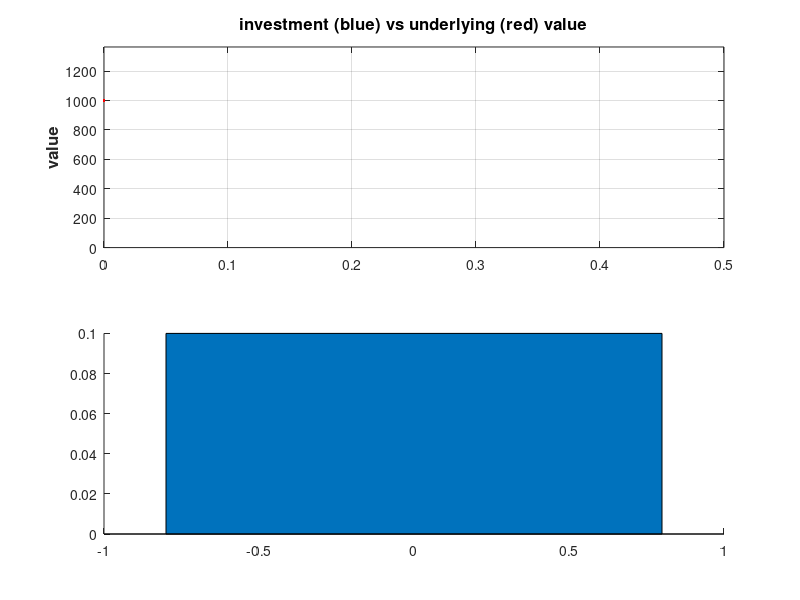

Source code (MATLAB): (Note: this script raises an error after producing the figure.)
% This script illustrates the CPPI (constant proportion portfolio insurance) dynamic strategy
% see Meucci, A. (2010) "Review of Dynamic Allocation Strategies - Convex versus Concave Management"
% available at http://ssrn.com/abstract=1635982

clear; clc; close all;
%%%%%%%%%%%%%%%%%%%%%%%%%%%%%%%%%%%%%%%%%%%%%%%%%%%%%%%%%%%%%%%%%%%%%%%%%%%%%%%%%%%%%%%%%%%%%%%%%%%%%%%%%%%%%%%%%%%%%%%%%%%%%%%%%%%%%%
% input parameters

Initial_Investment = 1000;
Time_Horizon = 6/12; % in years
Time_Step = 1/252; % in years

m=0.2;  % yearly expected return on the underlying
s=0.40; % yearly expected percentage volatility on the stock index
r=0.04; % risk-free (money market) interest rate

NumSimul=30000;

%%%%%%%%%%%%%%%%%%%%%%%%%%
% floor today (will evolve at the risk-free rate), e.g.: 950
Floor = 980;
% leverage on the cushion between your money and the floor, e.g. 3
Multiple_CPPI = 5;


%%%%%%%%%%%%%%%%%%%%%%%%%%%%%%%%%%%%%%%%%%%%%%%%%%%%%%%%%%%%%%%%%%%%%%%%%%%%%%%%%%%%%%%%%%%%%%%%%%%%%%%%%%%%%%%%%%%%%%%%%%%%%%%%%%%%%%
% initialize values
Underlying_Index=Initial_Investment;  % value of the underlyting at starting time, normalzed to equal investment
Start=Underlying_Index;
Elapsed_Time=0;
Portfolio_Value=Initial_Investment;

Cushion=max(0,Portfolio_Value-Floor);
Underlyings_in_Portfolio=min(Portfolio_Value,max(0,Multiple_CPPI*Cushion));
Cash_in_Portfolio=Portfolio_Value-Underlyings_in_Portfolio;
Underlying_in_Portfolio_Percent = Underlyings_in_Portfolio./Portfolio_Value;


Underlyings_in_Portfolio=Portfolio_Value*Underlying_in_Portfolio_Percent;
Cash_in_Portfolio=Portfolio_Value-Underlyings_in_Portfolio;

% initialize parameters for the plot (no theory in this)
close all;
Portfolio_Series=Portfolio_Value;
Market_Series=Underlying_Index;
Percentage_Series=Underlying_in_Portfolio_Percent;

% asset evolution and portfolio rebalancing
while Elapsed_Time < Time_Horizon -10^(-5)  % add this term to avoid errors
    % time elapses...
    Elapsed_Time=Elapsed_Time+Time_Step;
    
    % ...asset prices evolve and portfolio takes on new value...
    Multiplicator = exp((m-s^2/2)*Time_Step+s*sqrt(Time_Step)*randn(NumSimul,1));
    Underlying_Index = Underlying_Index.*Multiplicator;
    Underlyings_in_Portfolio = Underlyings_in_Portfolio.*Multiplicator;
    Cash_in_Portfolio = Cash_in_Portfolio*exp(r*Time_Step);
    Portfolio_Value = Underlyings_in_Portfolio+Cash_in_Portfolio;
    
    % ...and we rebalance our portfolio
    Floor=Floor*exp(r*Time_Step);
    Cushion=max(0,Portfolio_Value-Floor);
    Underlyings_in_Portfolio=min(Portfolio_Value,max(0,Multiple_CPPI*Cushion));
    Cash_in_Portfolio=Portfolio_Value-Underlyings_in_Portfolio;
    Underlying_in_Portfolio_Percent = Underlyings_in_Portfolio./Portfolio_Value;
    
    
    % store one path for the movie (no theory in this)
    Portfolio_Series = [Portfolio_Series Portfolio_Value(1)];
    Market_Series=[Market_Series Underlying_Index(1)];
    Percentage_Series=[Percentage_Series Underlying_in_Portfolio_Percent(1)];
end

% play the movie for one path
Time=[0:Time_Step:Time_Horizon];
y_max=max([Portfolio_Series Market_Series])*1.2;
for i=1:length(Time)
    subplot(2,1,1);
    plot(Time(1:i),Portfolio_Series(1:i),'linewidth',2.5,'color','b');
    hold on;
    plot(Time(1:i),Market_Series(1:i),'linewidth',2,'color','r');
    axis([0 Time_Horizon 0 y_max]);
    grid on;
    ylabel('value','fontsize',12,'fontweight','bold');
    title('investment (blue) vs underlying (red) value','fontsize',12,'fontweight','bold')
    
    subplot(2,1,2);
    bar(Time(1:i),Percentage_Series(1:i),'stack','r');
    axis([0 Time_Horizon 0 1]);
    grid on;
    xlabel('time','fontsize',12,'fontweight','bold');
    ylabel('%','fontsize',12,'fontweight','bold');
    title('percentage of underlying in portfolio','fontsize',12,'fontweight','bold')
    
    
    set(gcf,'Units','normalized','Position', [0.1, 0.1, .8, .8]);
    F(i) = getframe;
end
%break
% plot the scatterplot
figure

% marginals
NumBins=round(10*log(NumSimul));

subplot('Position',[.05 .3 .18 .6])
[n,D]=hist(Portfolio_Value,NumBins);
barh(D,n,1);
[y_lim]=get(gca,'ylim');
set(gca,'xtick',[])
grid on

subplot('Position',[.3 .05 .6 .2])
[n,D]=hist(Underlying_Index,NumBins);
bar(D,n,1);
[x_lim]=get(gca,'xlim');
set(gca,'ytick',[])
grid on

% joint scatter plot
subplot('Position',[.3 .3 .6 .6])
plot(Underlying_Index,Portfolio_Value,'LineStyle','none','marker','.');
hold on;
so=sort(Underlying_Index);
plot(so,so,'r');
set(gca,'xlim',x_lim,'ylim',y_lim)
grid on;
xlabel('underlying at horizon (~ buy & hold )','fontweight','bold');
ylabel('investment at horizon','fontweight','bold');

set(gcf,'Units','normalized','Position', [0.1, 0.1, .8, .8]);